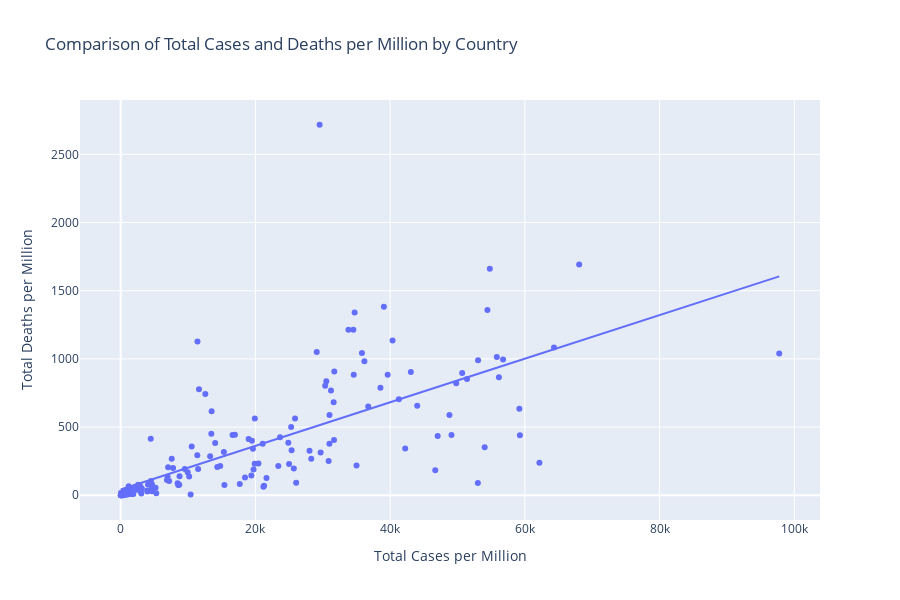

Notebook code for this chart:
### Code cell
import plotly.express as px
import pandas as pd
import plotly.graph_objects as go
import numpy as np
import seaborn as sns


GDPdata = GDPdata.rename(columns={'Country Code': 'iso_code'})


CovidData['date'] = pd.to_datetime(CovidData['date'])
CovidData = CovidData[CovidData['date'] == '2020-12-31']

df = pd.merge(GDPdata, CovidData, on='iso_code', how='inner')
df = df.dropna(subset=['total_cases_per_million', 'total_deaths_per_million'])


fig = px.scatter(
    df,
    x="total_cases_per_million",
    y="total_deaths_per_million",
    hover_name="Country Name",
    trendline="ols",
    title="Comparison of Total Cases and Deaths per Million by Country",
    labels={
        "total_cases_per_million": "Total Cases per Million",
        "total_deaths_per_million": "Total Deaths per Million"
    }
)

correlation = df['total_cases_per_million'].corr(df['total_deaths_per_million'])
print(correlation)

fig.update_traces(textposition='top center')
fig.update_layout(
    height=600
)

fig.show()

fig = px.scatter_geo(
    df, 
    locations="iso_code",
    size="total_cases_per_million",
    color="total_deaths_per_million",
    hover_name="Country Name",
    size_max=50,
    color_continuous_scale=px.colors.sequential.Reds,
    title="total cases and deaths per million by Country"
)

fig.update_layout(
    geo=dict(
        showframe=False,
        showcoastlines=False,
        projection_type='equirectangular'
    ),
    height=600
)

fig.show()

### Figure 1 — Plotly figure (JSON) as saved in the notebook; plotly's stock layout.template omitted (floating-point values rounded to 4 significant figures; data arrays with more than 128 entries replaced by an {"elided": "..."} marker saying what was removed)
{"data": [{"hovertemplate": "<b>%{hovertext}</b><br><br>Total Cases per Million=%{x}<br>Total Deaths per Million=%{y}<extra></extra>", "hovertext": {"elided": "186 str values"}, "legendgroup": "", "marker": {"color": "#636efa", "symbol": "circle"}, "mode": "markers", "name": "", "orientation": "v", "showlegend": false, "textposition": "top center", "type": "scatter", "x": {"elided": "186 float values"}, "xaxis": "x", "y": {"elided": "186 float values"}, "yaxis": "y"}, {"hovertemplate": "<b>OLS trendline</b><br>total_deaths_per_million = 0.0159831 * total_cases_per_million + 42.444<br>R<sup>2</sup>=0.525186<br><br>Total Cases per Million=%{x}<br>Total Deaths per Million=%{y} <b>(trend)</b><extra></extra>", "legendgroup": "", "marker": {"color": "#636efa", "symbol": "circle"}, "mode": "lines", "name": "", "showlegend": false, "textposition": "top center", "type": "scatter", "x": {"elided": "186 float values"}, "xaxis": "x", "y": {"elided": "186 float values"}, "yaxis": "y"}], "layout": {"height": 600, "legend": {"tracegroupgap": 0}, "title": {"text": "Comparison of Total Cases and Deaths per Million by Country"}, "xaxis": {"anchor": "y", "domain": [0, 1], "title": {"text": "Total Cases per Million"}}, "yaxis": {"anchor": "x", "domain": [0, 1], "title": {"text": "Total Deaths per Million"}}}}
